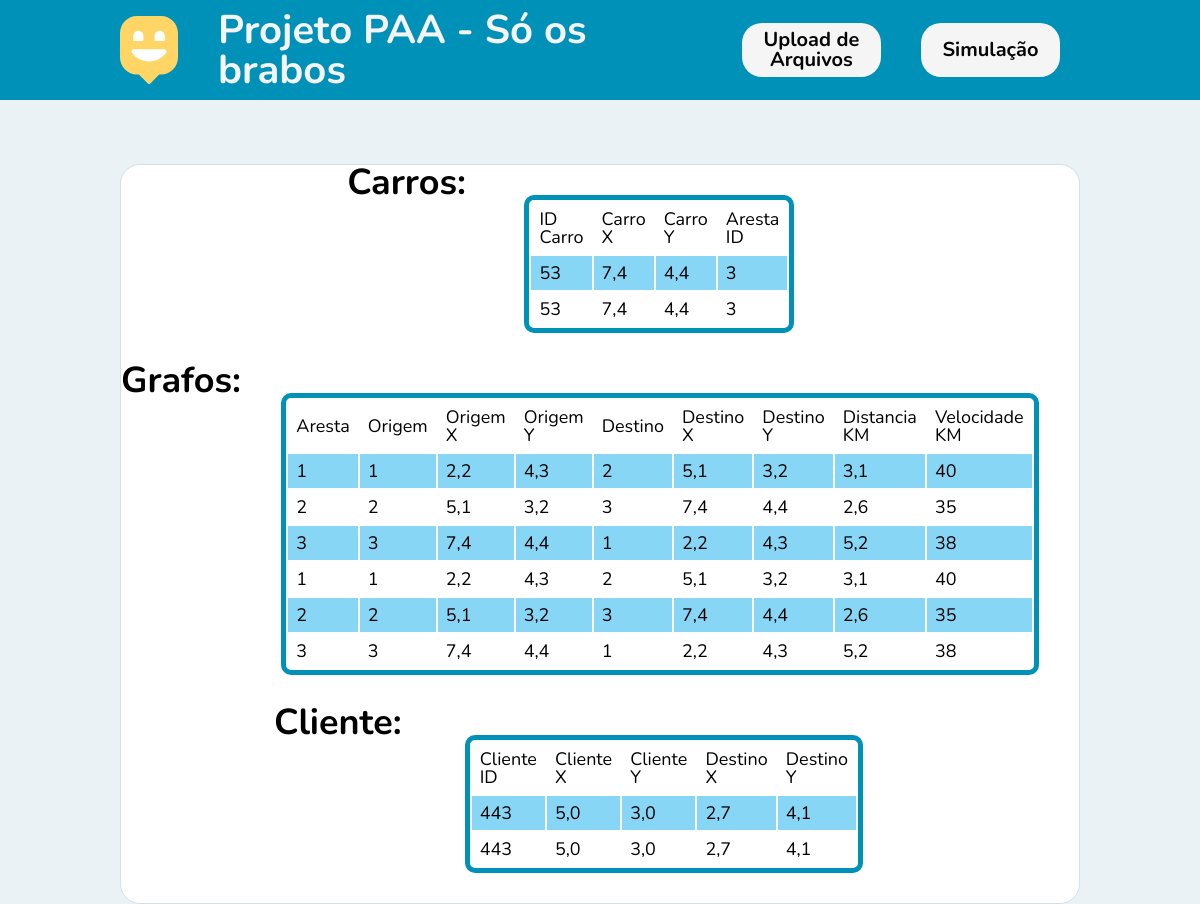
Page /tabelas on the earlier database version.
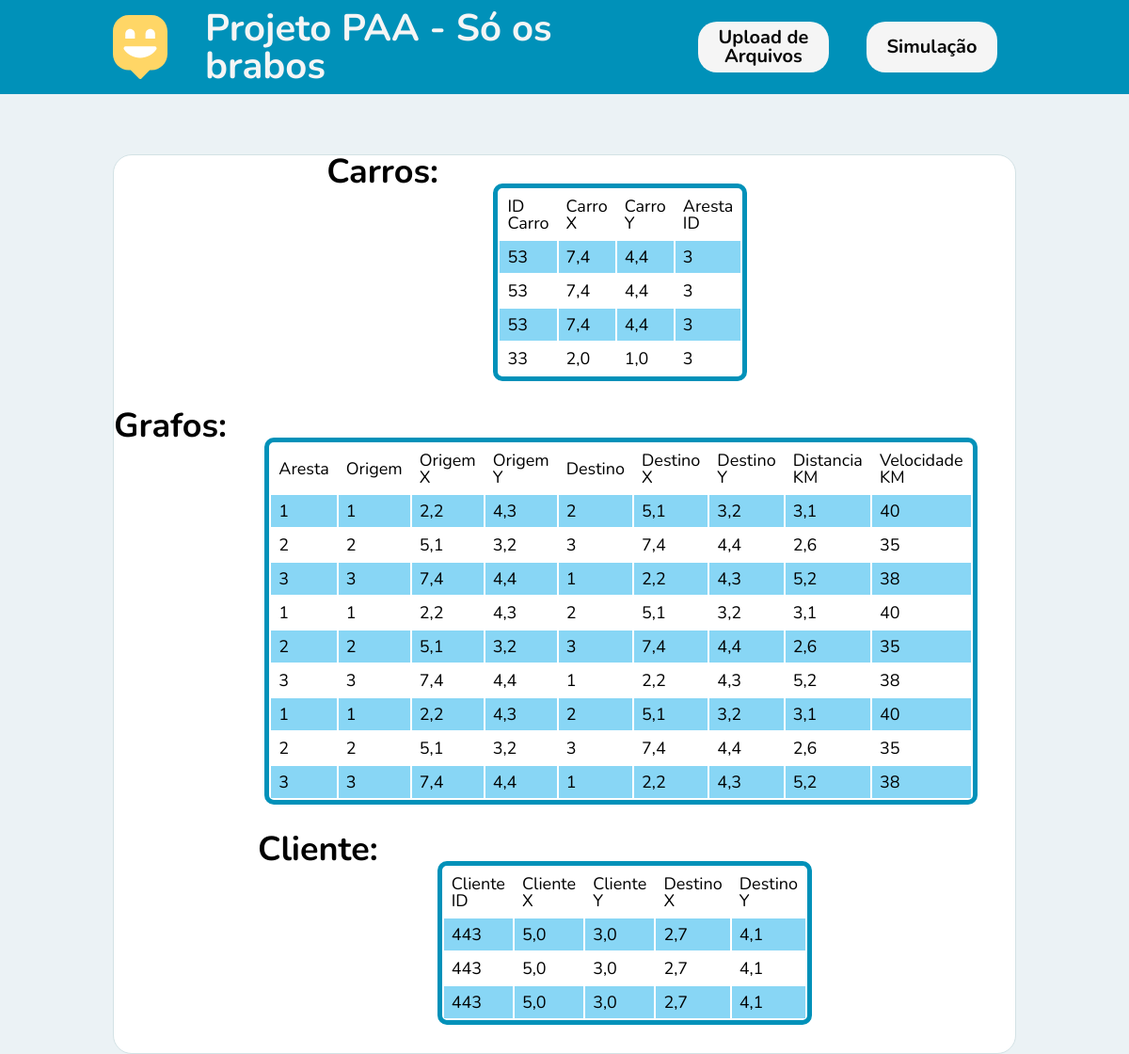
Same page on the later database version.
### app/models.py (models this page shows)
class Carro(models.Model):
    carro_id = models.IntegerField(blank=False, null=False)
    loc_carro_x = models.FloatField(blank=False, null=False)
    loc_carro_y = models.FloatField(blank=False, null=False)
    aresta_id = models.IntegerField(blank=False, null=False)

class Grafo(models.Model):
    aresta_n = models.IntegerField(blank=False, null=False, default=0)
    v_origem = models.IntegerField(blank=False, null=False, default=0)
    loc_v_origem_x = models.FloatField(blank=False, null=False, default=0)
    loc_v_origem_y = models.FloatField(blank=False, null=False, default=0)
    v_destino = models.IntegerField(blank=False, null=False, default=0)
    loc_v_destino_x = models.FloatField(blank=False, null=False, default=0)
    loc_v_destino_y = models.FloatField(blank=False, null=False, default=0)
    distancia_km = models.FloatField(blank=False, null=False, default=0)
    velocidade_km_h = models.IntegerField(blank=False, null=False, default=0)

class Cliente(models.Model):
    cliente_id = models.IntegerField(blank=False, null=False)
    loc_cliente_x = models.FloatField(blank=False, null=False)
    loc_cliente_y = models.FloatField(blank=False, null=False)
    dest_cliente_x = models.FloatField(blank=False, null=False)
    dest_cliente_y = models.FloatField(blank=False, null=False)

### app/views.py (the view)
# urls.py: path('tabelas', views.tabelas, name='tabelas')
def tabelas(request):
    carros = Carro.objects.all()
    clientes = Cliente.objects.all()
    grafos = Grafo.objects.all()
    return render(request, 'app/tabelas.html', {'carros':carros, 'clientes':clientes, 'grafos': grafos})

### app/templates/app/tabelas.html (shortened to what this page needs)
{% load static %}
{% block content %}
<!DOCTYPE html>
<html lang="pt_BR">
  <head>
    <link rel="stylesheet" href="{% static 'css/main.css' %}" />
    <link rel="stylesheet" href="{% static 'css/animations.css' %}" />
    <link rel="stylesheet" href=" {% static 'css/tabelas.css' %}" />
  </head>
  <body>
    <nav class="nav_bar_back">
      <div class="nav_bar">
        <div class="nav_title">
          <img src="{% static 'images/map-marker.svg' %}" alt="Happy">
          <h1 class="title">Projeto PAA - Só os brabos</h1>
        </div>
        <div class="nav_buttons">
          <a class="button_nav" href="/"><label>Upload de Arquivos</label></a>
          <a class="button_nav" href="/simulacao/grafo"><label>Simulação</label></a>
        </div>
      </div>
    </nav>
    <div class="page-home animate-up">
        <div class="table_title_div">
            <h1>Carros:</h1>
            <div class="table_div">
                <table class="table">
                    <tr>
                        <td>ID Carro</td>
                        <td>Carro X</td>
                        <td>Carro Y</td>
                        <td>Aresta ID</td>
                    </tr>
                    {% for carro in carros %}
                    <tr>
                        <td>{{carro.carro_id}}</td>
                        <td>{{carro.loc_carro_x}}</td>
                        <td>{{carro.loc_carro_y}}</td>
                        <td>{{carro.aresta_id}}</td>
                    </tr>
                    {% endfor %}
                </table>
            </div>
        </div>
        <div class="table_title_div">
            <h1>Grafos:</h1>
            <div class="table_div">
                <table class="table">
                    <tr>
                        <td>Aresta</td>
                        <td>Origem</td>
                        <td>Origem X</td>
                        <td>Origem Y</td>
                        <td>Destino</td>
                        <td>Destino X</td>
                        <td>Destino Y</td>
                        <td>Distancia KM</td>
                        <td>Velocidade KM</td>
                    </tr>
                    {% for grafo in grafos %}
                    <tr>
                        <td>{{grafo.aresta_n}}</td>
                        <td>{{grafo.v_origem}}</td>
                        <td>{{grafo.loc_v_origem_x}}</td>
                        <td>{{grafo.loc_v_origem_y}}</td>
                        <td>{{grafo.v_destino}}</td>
                        <td>{{grafo.loc_v_destino_x}}</td>
                        <td>{{grafo.loc_v_destino_y}}</td>
                        <td>{{grafo.distancia_km}}</td>
                        <td>{{grafo.velocidade_km_h}}</td>
                    </tr>
                    {% endfor %}
                </table>
            </div>
        </div>
        <div class="table_title_div">
            <h1>Cliente:</h1>
            <div class="table_div">
                <table class="table">
                    <tr>
                        <td>Cliente ID</td>
                        <td>Cliente X</td>
                        <td>Cliente Y</td>
                        <td>Destino X</td>
                        <td>Destino Y</td>
                    </tr>
                    {% for cliente in clientes %}
                    <tr>
                        <td>{{cliente.cliente_id}}</td>
                        <td>{{cliente.loc_cliente_x}}</td>
                        <td>{{cliente.loc_cliente_y}}</td>
                        <td>{{cliente.dest_cliente_x}}</td>
                        <td>{{cliente.dest_cliente_y}}</td>
                    </tr>
                    {% endfor %}
                </table>
            </div>
        </div>
    </div>
  </body>
</html>
{% endblock %}

Differences in the rows shown:
added Carro: carro_id "53", loc_carro_x "7,4", loc_carro_y "4,4", aresta_id "3"
added Carro: carro_id "33", loc_carro_x "2,0", loc_carro_y "1,0", aresta_id "3"
added Grafo: aresta_n "1", v_origem "1", loc_v_origem_x "2,2", loc_v_origem_y "4,3", v_destino "2", loc_v_destino_x "5,1", loc_v_destino_y "3,2", distancia_km "3,1", velocidade_km_h "40"
added Grafo: aresta_n "2", v_origem "2", loc_v_origem_x "5,1", loc_v_origem_y "3,2", v_destino "3", loc_v_destino_x "7,4", loc_v_destino_y "4,4", distancia_km "2,6", velocidade_km_h "35"
added Grafo: aresta_n "3", v_origem "3", loc_v_origem_x "7,4", loc_v_origem_y "4,4", v_destino "1", loc_v_destino_x "2,2", loc_v_destino_y "4,3", distancia_km "5,2", velocidade_km_h "38"
added Cliente: cliente_id "443", loc_cliente_x "5,0", loc_cliente_y "3,0", dest_cliente_x "2,7", dest_cliente_y "4,1"
